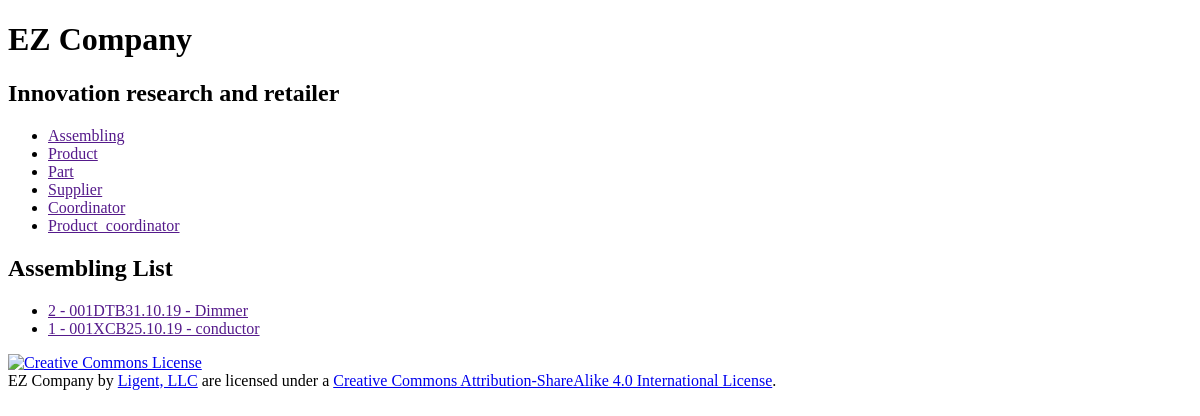
Page /assembling/ on the earlier database version.
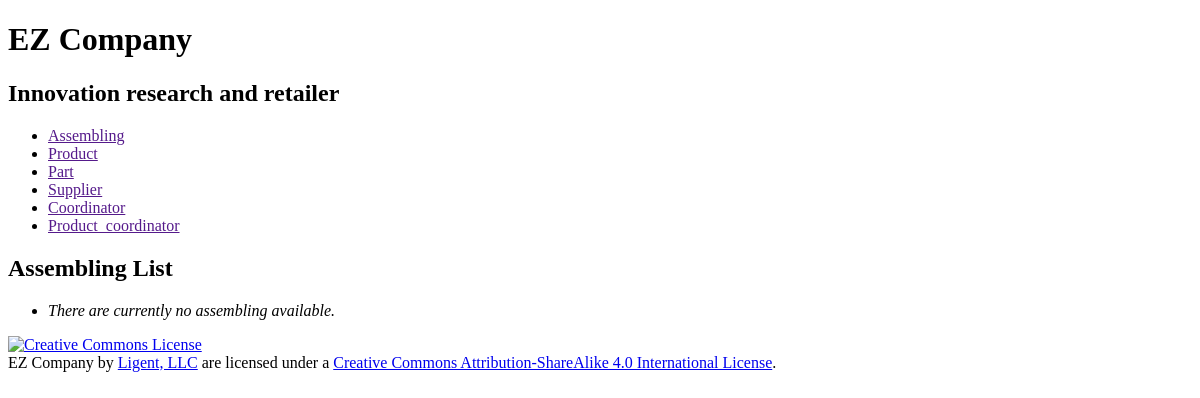
Same page on the later database version.
### companyinfo/models.py (models this page shows)
class Assembling(models.Model):
    assembling_id = models.AutoField(primary_key=True)
    assembling_code = models.CharField(max_length=45)
    assembling_line = models.CharField(max_length=45)
    def __str__(self):
        return '%s - %s - %s' % (self.assembling_id, self.assembling_code, self.assembling_line)
    class Meta:
        ordering = ['assembling_code', 'assembling_line']

### companyinfo/views.py (the view)
# urls.py: path('assembling/', assembling_list_view),
def assembling_list_view(request):
    assembling_list = Assembling.objects.all()
    template = loader.get_template(
        'companyinfo/assembling_list.html')
    context = {'assembling_list': assembling_list}
    output = template.render(context)
    return HttpResponse(output)

### templates/companyinfo/assembling_list.html (shortened to what this page needs)
{% extends 'companyinfo/base.html' %}
{% block content %}
    <h2>Assembling List</h2>
    <ul>
        {% for assembling in assembling_list %}
            <li>
                <a href="">{{ assembling }}</a>
            </li>
        {% empty %}
            <li><em>There are currently no assembling available.</em></li>
        {% endfor %}
    </ul>
{% endblock %}

Differences in the rows shown:
removed Assembling: assembling_id+assembling_code+assembling_line "2 - 001DTB31.10.19 - Dimmer"
removed Assembling: assembling_id+assembling_code+assembling_line "1 - 001XCB25.10.19 - conductor"
Other differences:
text now shown: "There are currently no assembling available."
